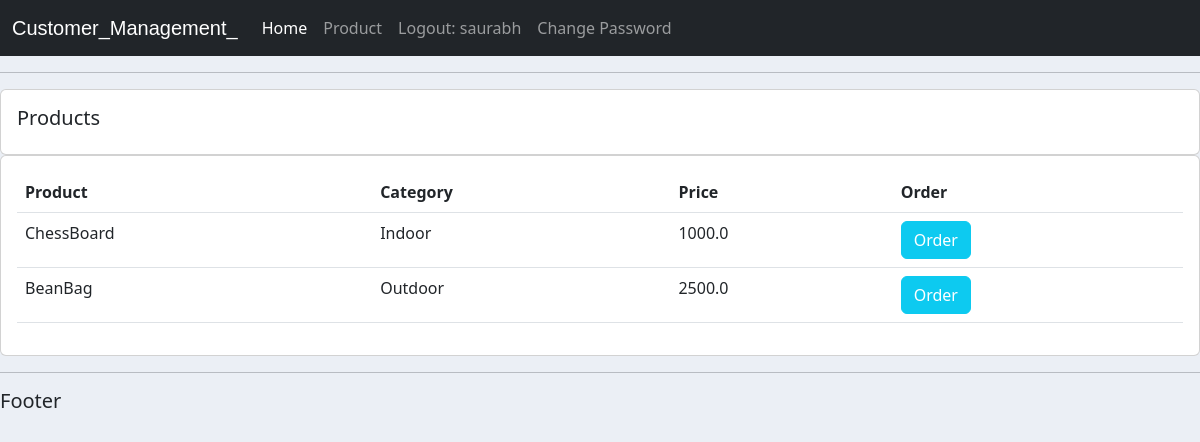
Screenshot of /products/ (signed in) with the database file from the repository.
### App/models.py (models this page shows, shortened)
class Product(models.Model):
    CATEGORY = (('Indoor','Indoor'),('Outdoor','Outdoor'))
    tag = models.ManyToManyField(Tag)
    name = models.CharField(max_length=200,null=True)
    price = models.FloatField(null=True)
    category = models.CharField(max_length=200,null=True,choices=CATEGORY)
    description = models.CharField(max_length=200,null=True,blank=True)
    date = models.DateTimeField(auto_now_add=True)

### App/views.py (the view)
# urls.py: path('products/',productPage,name='produts'),
@login_required(login_url='/login/')
def productPage(request):
    products = Product.objects.all()
    return render(request,'products.html',{'products':products})

### templates/products.html (shortened to what this page needs)
{% extends 'main.html' %}
{%block content%}
    <div class="row">
        <div class="col-md">
            <div class="card card-body">
                <h5>Products</h5>
            </div>
            <div class="card card-body">
                <table class="table">
                    <tr>
                        <th>Product</th>
                        <th>Category</th>
                        <th>Price</th>
                        <th>Order</th>
                    </tr>
                    {%for p in products%}
                        <tr>
                            <td>{{p.name}}</td>
                            <td>{{p.category}}</td>
                            <td>{{p.price}}</td>
                            <td><a href="/ordered/{{request.user.id}}/{{p.id}}/" class="btn btn-md btn-info text-white">Order</a></td>
                        </tr>
                    {%endfor%}
                </table>
            </div>
        </div>
    </div>
{%endblock content%}

### templates/navbar.html (shortened to what this page needs)
<nav class="navbar navbar-expand-lg navbar-dark bg-dark">
    <div class="container-fluid">
      <a class="navbar-brand" id="logo" href="#">Customer_Management_</a>
      <div class="collapse navbar-collapse" id="navbarNav">
        <ul class="navbar-nav">
          <li class="nav-item">
            <a class="nav-link active" aria-current="page" href="/">Home</a>
          </li>
          <li class="nav-item">
            <a class="nav-link" href="/products/">Product</a>
          </li>
          <span>
            <a class="nav-link" href="/logout/">Logout: {{request.user}}</a>
          </span>
          <span>
            <a  class="nav-link" style="display:flex;align-items:center; text-decoration:none;" href="/change/">Change Password</a>
          </span>
        </ul>
      </div>
    </div>
  </nav>

### templates/main.html (style rules this page uses)
html { overflow-x:hidden; }
#logo { font-family:sans-serif; }
body { background-color:#ebeff5; }

### rows the page displays
Product: name "ChessBoard", category "Indoor", price "1000.0"
Product: name "BeanBag", category "Outdoor", price "2500.0"

### other values shown
{{ request.user }} "saurabh"
